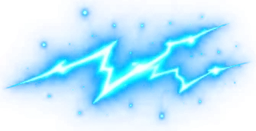
#> input picture front/img/neon-joker-spins/fx/zap.webp, 256 x 131 px
$ python -i neon_joker_spins_build.py   (imports and definitions only)
#> lines starting #> are read from the running program, lines starting #| are printed output that depends on the picture; after the words box and inside, x2 and y2 are one past the last pixel; in counts of white or black regions, pixels touching at a corner belong together
#> further down, picture is the input picture: PIL image 256x131 RGBA; mean R, G, B, A 26, 145.4, 228.7, 76.3
"""Neon Joker Spins: raw ChatGPT generations -> game assets.

Sources (not committed): front/img/neon-joker-spins/src/gpt/*.webp — drawn in
ChatGPT on flat black from one approved style frame (mockup_v2). Writes
front/img/neon-joker-spins/{symbols,coins,img}/.

Neon on black: everything near-black that is connected to the sheet border is
background (key_black), so dark paint INSIDE a drawing (the joker's suit, a
coin's recess) survives; the glow halo keeps a brightness ramp.

Needs opencv + rembg (not in the app's venv):
    uv venv <scratch>/rig && uv pip install --python <scratch>/rig/bin/python "rembg[cpu]" opencv-python-headless
    <scratch>/rig/bin/python scripts/neon_joker_spins_build.py
"""

from __future__ import annotations

from pathlib import Path

import cv2
import numpy as np
from PIL import Image

ROOT = Path(__file__).resolve().parent.parent
BASE = ROOT / "front/img/neon-joker-spins"
GPT = BASE / "src/gpt"
SYM, COINS, IMG = BASE / "symbols", BASE / "coins", BASE / "img"
CELL = 360


# [37 lines left out: functions _open, key_black, key_glow, not called in this run]


def items(im: Image.Image, thr: int = 40, big_area: int = 6000) -> list[tuple[tuple[int, int, int, int], np.ndarray]]:
    """Separate drawings on a black sheet, row-major (bbox, mask). Small
    detached bits (a spark, a leaf) join the nearest big blob."""
#> called with thr = 40, big_area = 6000
    mx = np.asarray(im.convert("RGB")).max(axis=2)
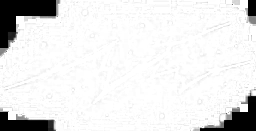
#> mx: shape (131, 256); min 0, max 255, mean 229.1
    m = cv2.morphologyEx((mx >= thr).astype(np.uint8), cv2.MORPH_CLOSE, np.ones((5, 5), np.uint8))
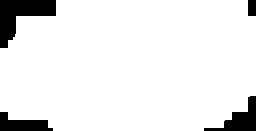
#> m: shape (131, 256); values 0 (black) and 1 (white), 91.7% white; 4 black regions, box (x1, y1, x2, y2) and area: (0, 0, 56, 48) 1332, (204, 96, 256, 131) 729, (0, 112, 53, 131) 607, (248, 0, 256, 16) 128
    n, lab, stats, cent = cv2.connectedComponentsWithStats(m, connectivity=8)
#> n = 2; stats = [[0, 0, 256, 131, 2796], [0, 0, 256, 131, 30740]]; cent = [[88.87, 65.36], [131, 64.97]]
    big = [i for i in range(1, n) if stats[i, 4] >= big_area]
#> big = [1]
    owner = {i: i for i in big}
#> owner = {1: 1}
    for i in range(1, n):
        if i in owner or stats[i, 4] < 15 or not big:
            continue
        owner[i] = min(big, key=lambda j: np.hypot(*(cent[i] - cent[j])))
    out = []
    for b in big:
        mask = np.isin(lab, [i for i, o in owner.items() if o == b])
        ys, xs = np.nonzero(mask)
        out.append(((int(xs.min()), int(ys.min()), int(xs.max()) + 1, int(ys.max()) + 1), mask))
#> this loop made 1 pass
#> after the loop, out = 1 item
    # A drawing inside another's box (lettering on a sign's dark backing) is
    # part of it, not a separate item.
    merged = True
    while merged:
        merged = False
        for i, (bi, mi) in enumerate(out):
            for j, (bj, mj) in enumerate(out):
                if i != j and bi[0] >= bj[0] - 4 and bi[1] >= bj[1] - 4 and bi[2] <= bj[2] + 4 and bi[3] <= bj[3] + 4:
                    out[j] = (bj, mj | mi)
                    out.pop(i)
                    merged = True
                    break
            if merged:
                break
    # Fill the enclosed dark parts (sign backing, plate windows) into the mask.
    filled = []
    for b, m in out:
        mm = cv2.dilate(m.astype(np.uint8), np.ones((9, 9), np.uint8))
        h, w = mm.shape
        cv2.floodFill(mm, np.zeros((h + 2, w + 2), np.uint8), (0, 0), 2)
        filled.append((b, (mm != 2) | m))
#> this loop made 1 pass
#> (b, h, w) on pass 1: ((0, 0, 256, 131), 131, 256)
#> pass 1, in items, `mm = cv2.dilate(m.astype(np.uint8), np.ones((9, 9), np.uint8))`:
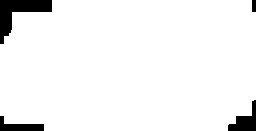
#> mm: shape (131, 256); values 0 (black) and 1 (white), 94.8% white; 4 black regions, box (x1, y1, x2, y2) and area: (0, 0, 52, 44) 932, (228, 100, 256, 131) 417, (0, 116, 44, 131) 340, (252, 0, 256, 12) 48
#> after the loop:
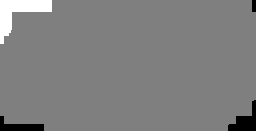
#> mm: shape (131, 256); 2.78% of pixels changed, all inside (x1, y1, x2, y2) = (0, 0, 52, 44); drawn with min black and max white
#> after the loop, filled = 1 item
    out = filled
    out.sort(key=lambda it: (it[0][1] + it[0][3]) / 2)
    rows: list[list] = []
    for it in out:
        b = it[0]
        cy = (b[1] + b[3]) / 2
        if rows and abs(cy - rows[-1][0]) < (b[3] - b[1]) * 0.45:
            rows[-1][1].append(it)
        else:
            rows.append([cy, [it]])
#> this loop made 1 pass
#> (b, cy) on pass 1: ((0, 0, 256, 131), 65.5)
#> after the loop, rows = 1 item
    return [it for _, r in rows for it in sorted(r, key=lambda it: it[0][0])]


def _pad(box, pad, w, h):
    x0, y0, x1, y1 = box
    return max(0, x0 - pad), max(0, y0 - pad), min(w, x1 + pad), min(h, y1 + pad)


# [21 lines left out: functions _own, _cut, not called in this run]


def _trim(im: Image.Image) -> Image.Image:
    return im.crop(im.getchannel("A").point(lambda v: 255 if v > 10 else 0).getbbox())


# [31 lines left out: functions _fit, _save, _sheet, not called in this run]


# Share of the cell each drawing fills — by BODY, so a symbol with a wide
# halo doesn't come out smaller than its neighbours.
FILL = {
    "wild": 0.86, "coin": 0.86, "collector": 0.9, "scatter": 0.92,
    "seven": 0.84, "bell": 0.84, "star": 0.84,
    "cherry": 0.8, "lemon": 0.8, "plum": 0.8, "grape": 0.82,
}


# [60 lines left out: functions symbols, coins, plates, popups, not called in this run]


# Rig parts of the mascot (ChatGPT sheet, row-major): row 1 head + 3 bells,
# row 2 L upper arm, L forearm (snap), torso, R upper arm, R forearm (card),
# row 3 L thigh, L shin, R thigh, R shin. Sorted by geometry, not trust.
RIG_ORDER = ["head", "bell_a", "bell_b", "bell_c",
             "arm_l_up", "arm_l_low", "torso", "arm_r_up", "arm_r_low",
             "leg_l_up", "leg_l_low", "leg_r_up", "leg_r_low"]


# [13 lines left out: function rig, not called in this run]


ARM_ORDER = ["arm2_l_up", "arm2_l_low", "arm2_r_up", "arm2_r_low",
             "hand_snap", "hand_card", "hand_open", "hand_fist"]


# [164 lines left out: functions arms, _split_gold_row, _layers, _compose, logo_layers, symbol_layers and 1 more, not called in this run]


FACE_ORDER = ["neutral", "blink", "antic", "joy", "laugh", "sad"]


# [18 lines left out: function faces, not called in this run]


LEVER_BOX = (1014, 120, 1122, 548)   # frame.webp px: ball + stick, above the hub
LEVER_PIVOT = (1050, 556)             # where the stick enters the hub


# [23 lines left out: function lever, not called in this run]


FX_NAMES = ["spark", "orb_pink", "orb_cyan", "confetti", "ribbon", "zap",
            "coin_edge", "burst", "ring_pink", "ring_cyan", "spade", "heart"]


# [8 lines left out: function fx, not called in this run]


GLYPHS = "0123456789x.,km"


# [31 lines left out: function glyphs, not called in this run]


def frame() -> None:
    _frame("frame", "frame")
    _frame("frame_mob", "frame_mob")


# [122 lines left out: functions _frame, logo, mascot, backgrounds, blur, cover, not called in this run]


# [5 lines not run here, left out]

>>> from PIL import Image
>>> picture = Image.open('../front/img/neon-joker-spins/fx/zap.webp')
>>> result = items(picture)
#> result = 1 item
